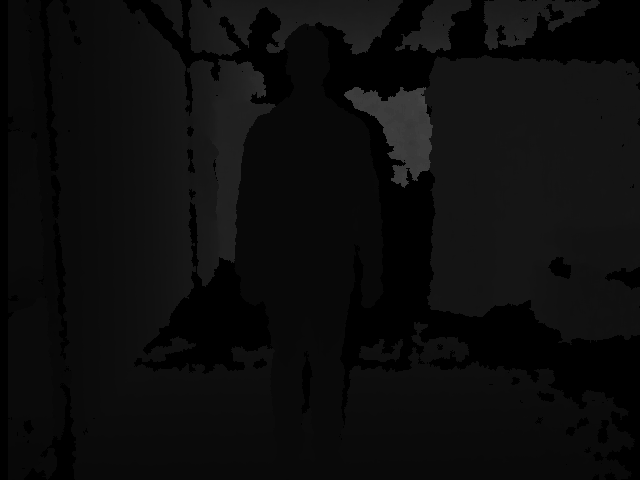
#> input picture Analisi di immagini e dati volumetrici/Python/7. Generazione mesh poligonale da mappa range/000_000595-b_8409599_depth.pgm, 640 x 480 px
$ python range2xyz.py
#> lines starting #> are read from the running program, lines starting #| are printed output that depends on the picture; after the words box and inside, x2 and y2 are one past the last pixel; in counts of white or black regions, pixels touching at a corner belong together
### Analisi di immagini e dati volumetrici/Python/7. Generazione mesh poligonale da mappa range/utils.py
import numpy as np
from tqdm import tqdm

def exportMeshToPly(vertices, faces, vertex_color, name):
    # Handle vertex color scaling
    if np.max(vertex_color) <= 1.0:
        vertex_color = vertex_color * 256

    # Handle single channel colors
    if vertex_color.shape[1] == 1:
        vertex_color = np.tile(vertex_color, (1, 3))

    vertex_color = vertex_color.astype(np.uint8)

    # Write PLY file
    with open(f"{name}.ply", 'w') as fidply:
        # Write header
        fidply.write('ply\n')
        fidply.write('format ascii 1.0\n')
        fidply.write(f'element vertex {vertices.shape[0]}\n')
        fidply.write('property float x\n')
        fidply.write('property float y\n')
        fidply.write('property float z\n')
        fidply.write('property uchar red\n')
        fidply.write('property uchar green\n')
        fidply.write('property uchar blue\n')
        fidply.write(f'element face {faces.shape[0]}\n')
        fidply.write('property list uchar int vertex_index\n')
        fidply.write('end_header\n')

        # Write vertices
        for i in range(vertices.shape[0]):
            fidply.write(f'{vertices[i,0]} {vertices[i,1]} {vertices[i,2]} {vertex_color[i,0]} {vertex_color[i,1]} {vertex_color[i,2]}\n')

        # Write faces (adjust indices to 0-based)
        for i in range(faces.shape[0]):
            fidply.write(f'3 {faces[i,0]} {faces[i,1]} {faces[i,2]}\n')


# [18 lines left out: function proj, not called in this run]


def rangetomesh(TRUE, XX, YY, ZZ, dim_I, dim_J, K_X84):
    # Generate a mesh from a range map

    # Create vertex index structure
    v_index = np.ones((dim_I, dim_J))

    Vertex = np.zeros((dim_I*dim_J, 3))
    ind = 0

    # Create vertices
    for i in range(dim_I):
        for j in range(dim_J):
            if TRUE[i,j] == 1:
                ind += 1
                v_index[i,j] = ind
                Vertex[ind-1,:] = [XX[i,j], YY[i,j], ZZ[i,j]]

    Vertex = Vertex[:ind,:]

    # Calculate distance threshold using X84 rule
    res = np.zeros((dim_I*dim_J)*8)
    ind = 0

    for i in range(2, dim_I):
        for j in range(2, dim_J):
            # Check 8 neighbors in north-east quadrant
            if TRUE[i,j] == 1:
                v1 = np.array([XX[i,j], YY[i,j], ZZ[i,j]])
                for h in range(3):
                    for k in range(3):
                        if TRUE[i-h,j-k] == 1:
                            ind += 1
                            v2 = np.array([XX[i-h,j-k], YY[i-h,j-k], ZZ[i-h,j-k]])
                            res[ind-1] = np.linalg.norm(v1-v2)

    res = res[:ind]

    # Apply X84 rule: |x_i-MED|<k*MAD
    MED_x84 = np.median(res)
    MAD_x84 = K_X84 * np.median(np.abs(res - MED_x84))
    TX_X84 = MED_x84 + MAD_x84

    # Create triangles
    Triangle = np.zeros((dim_I*dim_J*8, 3))
    ind = 0

    # Progress bar equivalent
    for i in tqdm(range(2, dim_I-3), desc='mesh generation'):
        for j in range(2, dim_J-3):
            # Check that the point exists
            if TRUE[i,j] == 1:
                ind_central = int(v_index[i,j])
                central = Vertex[ind_central-1,:]  # Adjust for 0-based indexing

                # Neighbor 1: East
                est1 = Vertex[int(v_index[i,j-1])-1,:]
                diff1 = np.linalg.norm(central-est1)
                est2 = Vertex[int(v_index[i,j-2])-1,:]
                diff2 = np.linalg.norm(central-est2)

                if TRUE[i,j-1] == 1 and diff1 <= TX_X84:
                    ind_est = int(v_index[i,j-1])
                    bool_est = 1
                    esist_est = 1
                elif TRUE[i,j-2] == 1 and diff2 <= TX_X84:
                    ind_est = int(v_index[i,j-2])
                    bool_est = 0
                    esist_est = 1
                else:
                    esist_est = 0
                    bool_est = 1

                # Neighbor 2: North-East
                nordest1 = Vertex[int(v_index[i-1,j-1])-1,:]
                diff1 = np.linalg.norm(central-nordest1)
                nordest2 = Vertex[int(v_index[i-1,j-2])-1,:]
                diff2 = np.linalg.norm(central-nordest2)
                nordest3 = Vertex[int(v_index[i-2,j-2])-1,:]
                diff3 = np.linalg.norm(central-nordest3)

                if TRUE[i-1,j-1] == 1 and diff1 <= TX_X84:
                    ind_nordest = int(v_index[i-1,j-1])
                    bool_nordest = 1
                    esist_nordest = 1
                elif bool_est == 0 and TRUE[i-1,j-2] == 1 and diff2 <= TX_X84:
                    ind_nordest = int(v_index[i-1,j-2])
                    bool_nordest = 1
                    esist_nordest = 1
                elif bool_est == 0 and TRUE[i-2,j-2] == 1 and diff3 <= TX_X84:
                    ind_nordest = int(v_index[i-2,j-2])
                    bool_nordest = 0
                    esist_nordest = 1
                elif bool_est == 1 and TRUE[i-2,j-2] == 1 and diff3 <= TX_X84:
                    ind_nordest = int(v_index[i-2,j-2])
                    bool_nordest = 0
                    esist_nordest = 1
                elif bool_est == 1 and TRUE[i-1,j-2] == 1 and diff2 <= TX_X84:
                    ind_nordest = int(v_index[i-1,j-2])
                    bool_nordest = 0
                    esist_nordest = 1
                else:
                    esist_nordest = 0
                    bool_nordest = 1

                # Neighbor 3: North
                nord1 = Vertex[int(v_index[i-1,j])-1,:]
                diff1 = np.linalg.norm(central-nord1)
                nord2 = Vertex[int(v_index[i-2,j-1])-1,:]
                diff2 = np.linalg.norm(central-nord2)
                nord3 = Vertex[int(v_index[i,j-2])-1,:]
                diff3 = np.linalg.norm(central-nord3)

                if TRUE[i-1,j] == 1 and diff1 <= TX_X84:
                    ind_nord = int(v_index[i-1,j])
                    esist_nord = 1
                elif TRUE[i-2,j-1] == 1 and diff2 <= TX_X84:
                    ind_nord = int(v_index[i-2,j-1])
                    esist_nord = 1
                elif TRUE[i,j-2] == 1 and diff3 <= TX_X84:
                    ind_nord = int(v_index[i,j-2])
                    esist_nord = 1
                else:
                    esist_nord = 0

                # Create triangles
                # First triangle
                if esist_est == 1 and esist_nordest == 1:
                    if (np.linalg.norm(Vertex[ind_central-1,:]-Vertex[ind_est-1,:]) <= TX_X84 and
                        np.linalg.norm(Vertex[ind_central-1,:]-Vertex[ind_nordest-1,:]) <= TX_X84 and
                        np.linalg.norm(Vertex[ind_est-1,:]-Vertex[ind_nordest-1,:]) <= TX_X84):
                        ind += 1
                        Triangle[ind-1,:] = [ind_central-1, ind_est-1, ind_nordest-1]  # Convert to 0-based indexing

                # Second triangle
                if esist_nordest == 1 and esist_nord == 1:
                    if (np.linalg.norm(Vertex[ind_central-1,:]-Vertex[ind_nordest-1,:]) <= TX_X84 and
                        np.linalg.norm(Vertex[ind_central-1,:]-Vertex[ind_nord-1,:]) <= TX_X84 and
                        np.linalg.norm(Vertex[ind_nord-1,:]-Vertex[ind_nordest-1,:]) <= TX_X84):
                        ind += 1
                        Triangle[ind-1,:] = [ind_central-1, ind_nord-1, ind_nordest-1]  # Convert to 0-based indexing

                # If north-east doesn't exist, generate triangle with east and north
                if esist_nordest == 0 and esist_nord == 1 and esist_est == 1:
                    if (np.linalg.norm(Vertex[ind_central-1,:]-Vertex[ind_est-1,:]) <= TX_X84 and
                        np.linalg.norm(Vertex[ind_central-1,:]-Vertex[ind_nord-1,:]) <= TX_X84 and
                        np.linalg.norm(Vertex[ind_nord-1,:]-Vertex[ind_est-1,:]) <= TX_X84):
                        ind += 1
                        Triangle[ind-1,:] = [ind_central-1, ind_est-1, ind_nord-1]  # Convert to 0-based indexing

    Triangle = Triangle[:ind,:]
    return Triangle, Vertex

### Analisi di immagini e dati volumetrici/Python/7. Generazione mesh poligonale da mappa range/range2xyz.py
import numpy as np
import matplotlib.pyplot as plt
import cv2
from utils import *


# Load depth image
DIZ = cv2.imread('000_000595-b_8409599_depth.pgm', cv2.IMREAD_UNCHANGED)
#> DIZ is the input picture: shape (480, 640) uint16; min 0, max 18272, mean 3232.9

plt.figure(1)
plt.imshow(DIZ)

# Camera parameters
fx = 575.8
cx = 319.5
fy = 575.8
cy = 239.5

nrow, ncol = DIZ.shape
#> nrow = 480; ncol = 640
cloud = np.zeros((nrow*ncol, 3))
X = np.zeros((nrow, ncol))
Y = np.zeros((nrow, ncol))
TRUE = np.zeros((nrow, ncol))
k = 0
DephTH = 3000

# Generate point cloud
for i in range(ncol):  # column
    for j in range(nrow):  # row
        X[j,i] = (i - cx) * float(DIZ[j,i]) / fx
        Y[j,i] = (j - cy) * float(DIZ[j,i]) / fy
        if DIZ[j,i] != 0 and DIZ[j,i] < DephTH:
            TRUE[j,i] = 1
            k += 1
            cloud[k-1,:] = [X[j,i], Y[j,i], DIZ[j,i]]
    print(i)
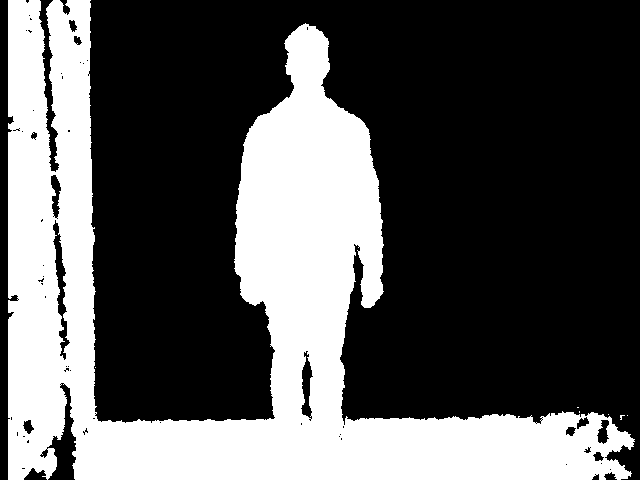
#> TRUE: shape (480, 640) float64; values 0 (black) and 1 (white), 34.4% white; 7 white regions (6 under 20 px), largest, box (x1, y1, x2, y2) and area: (8, 0, 635, 480) 105757
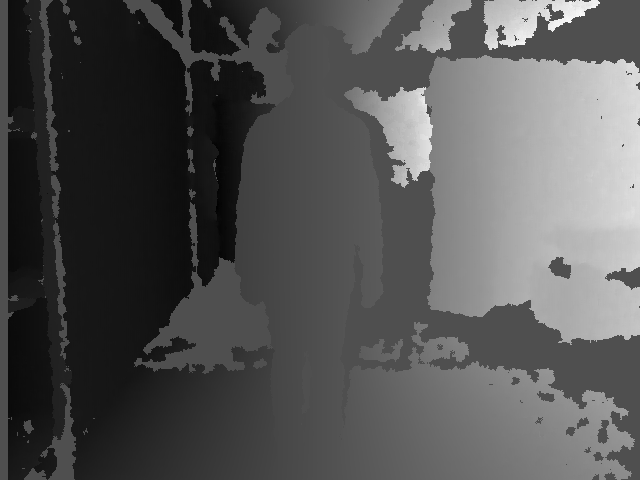
#> X: shape (480, 640) float64; min -1638.1, max 3614.3, mean 102.6; drawn with min black and max white
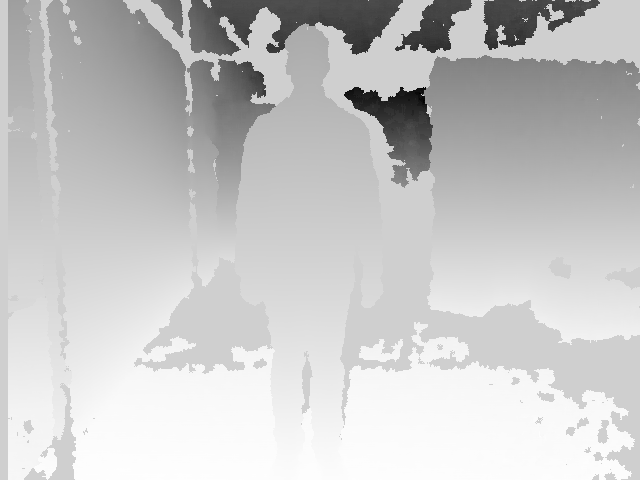
#> Y: shape (480, 640) float64; min -4426.8, max 1025.8, mean -166.5; drawn with min black and max white
#> after the loop, k = 105776

# Plot point cloud
fig = plt.figure(2)
ax = fig.add_subplot(111, projection='3d')
ax.scatter(cloud[:,0], cloud[:,1], cloud[:,2], c='r', marker='.')

K_X84 = 5.2
Triangle, Vertex = rangetomesh(TRUE, X, Y, DIZ.astype(float), nrow, ncol, K_X84)
#> after the loop in rangetomesh, `for i in range(dim_I):`:
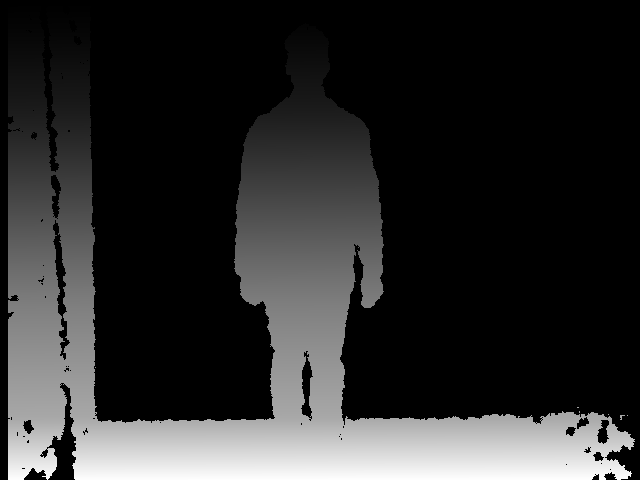
#> v_index: shape (480, 640) float64; min 1, max 105776, mean 18211.4; drawn with min black and max white
#> after the loop in rangetomesh, `for i in range(2, dim_I):`: ind = 927748
#> in rangetomesh, `MED_x84 = np.median(res)`: MED_x84 = 9.39
#> in rangetomesh, `MAD_x84 = K_X84 * np.median(np.abs(res - MED_x84))`: MAD_x84 = 29.18
#> in rangetomesh, `TX_X84 = MED_x84 + MAD_x84`: TX_X84 = 38.56
#> after the loop in rangetomesh, `for i in tqdm(range(2, dim_I-3), desc='mesh generation'):`: ind = 198333

# Plot mesh
fig = plt.figure(3)
ax = fig.add_subplot(111, projection='3d')

nvertex = Vertex.shape[0]
#> nvertex = 105776
exportMeshToPly(Vertex, Triangle, np.ones((nvertex,3)), 'out2')
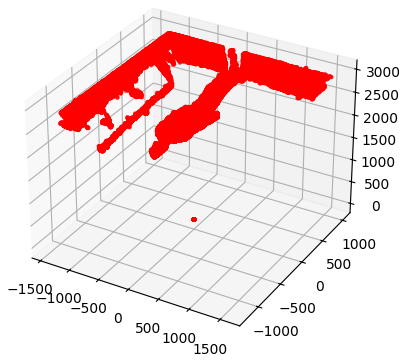
#> figure drawn by matplotlib, 1 panel
